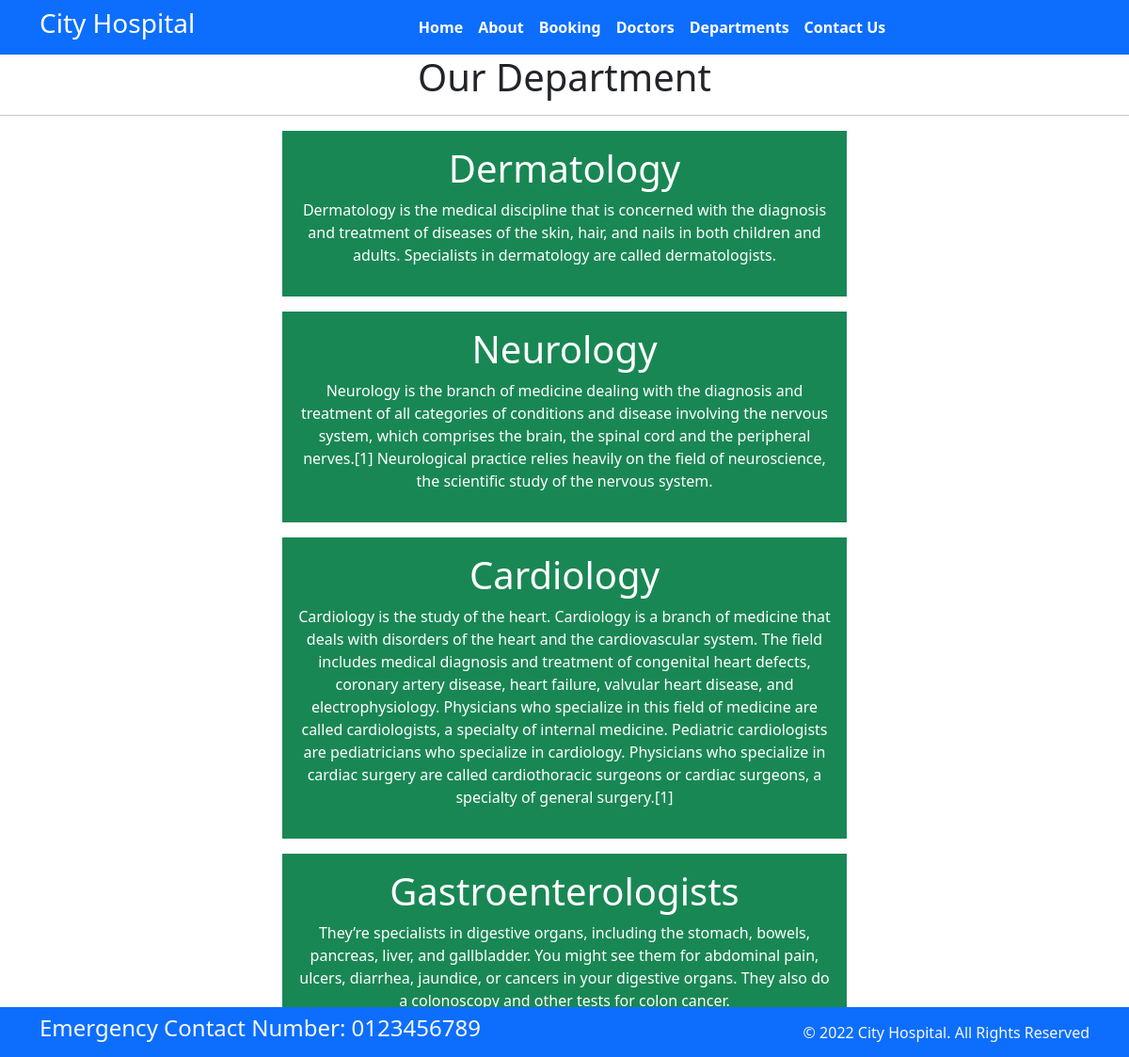
Screenshot of /departments/ with the database file from the repository.
### home/models.py (models this page shows, shortened)
class Departments(models.Model):
    dep_name = models.CharField(max_length=100)
    dep_decription=models.TextField()

### home/views.py (the view)
# urls.py: path('departments/', views.department,name='departments')
def department(request):
    dict_dept={
        'dept':Departments.objects.all()
    }
    return render(request,'department.html',dict_dept)

### templates/department.html (shortened to what this page needs)
{% extends 'base.html' %}
{% block content%}
<h1 class="text-center"> Our Department</h1>
<hr>
{% for d in dept %}
<div class="mx-auto w-50 bg-success text-center text-white p-3 my-3">
    <h1>{{d.dep_name}}</h1>
    <p>{{d.dep_decription}}</p>
</div>
{% endfor %}
{% endblock content%}

### rows the page displays
Departments: dep_name "Dermatology", dep_decription "Dermatology is the medical discipline that is concerned with the diagnosis and treatment of diseases of the skin, hair, and nails in both children and adults. Specialists in dermatology are called dermatologists."
Departments: dep_name "Neurology", dep_decription "Neurology is the branch of medicine dealing with the diagnosis and treatment of all categories of conditions and disease involving the nervous system, which comprises the brain, the spinal cord and the peripheral nerves.[1] Neurological practice relies heavily on the field of neuroscience, the scientific study of the nervous system."
Departments: dep_name "Cardiology", dep_decription "Cardiology is the study of the heart. Cardiology is a branch of medicine that deals with disorders of the heart and the cardiovascular system. The field includes medical diagnosis and treatment of congenital heart defects, coronary artery disease, heart failure, valvular heart disease, and electrophysiology. Physicians who specialize in this field of medicine are called cardiologists, a specialty of internal medicine. Pediatric cardiologists are pediatricians who specialize in cardiology. Physicians who specialize in cardiac surgery are called cardiothoracic surgeons or cardiac surgeons, a specialty of general surgery.[1]"
Departments: dep_name "Gastroenterologists", dep_decription "They’re specialists in digestive organs, including the stomach, bowels, pancreas, liver, and gallbladder. You might see them for abdominal pain, ulcers, diarrhea, jaundice, or cancers in your digestive organs. They also do a colonoscopy and other tests for colon cancer."
